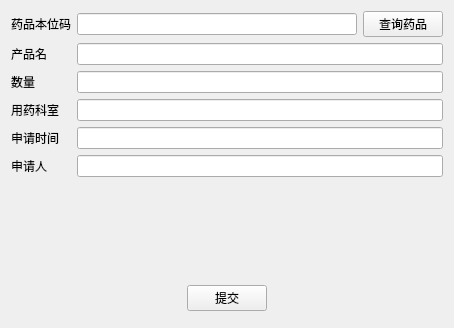
<?xml version="1.0" encoding="UTF-8"?>
<ui version="4.0">
 <class>application_record</class>
 <widget class="QWidget" name="application_record">
  <property name="geometry">
   <rect>
    <x>0</x>
    <y>0</y>
    <width>454</width>
    <height>328</height>
   </rect>
  </property>
  <property name="windowTitle">
   <string>Form</string>
  </property>
  <layout class="QVBoxLayout" name="verticalLayout">
   <item>
    <layout class="QFormLayout" name="formLayout">
     <item row="0" column="0">
      <widget class="QLabel" name="label">
       <property name="text">
        <string>药品本位码</string>
       </property>
      </widget>
     </item>
     <item row="1" column="0">
      <widget class="QLabel" name="label_2">
       <property name="text">
        <string>产品名</string>
       </property>
      </widget>
     </item>
     <item row="2" column="0">
      <widget class="QLabel" name="label_3">
       <property name="text">
        <string>数量</string>
       </property>
      </widget>
     </item>
     <item row="3" column="0">
      <widget class="QLabel" name="label_4">
       <property name="text">
        <string>用药科室</string>
       </property>
      </widget>
     </item>
     <item row="4" column="0">
      <widget class="QLabel" name="label_5">
       <property name="text">
        <string>申请时间</string>
       </property>
      </widget>
     </item>
     <item row="5" column="0">
      <widget class="QLabel" name="label_6">
       <property name="text">
        <string>申请人</string>
       </property>
      </widget>
     </item>
     <item row="0" column="1">
      <layout class="QHBoxLayout" name="horizontalLayout">
       <item>
        <widget class="QLineEdit" name="mid">
         <property name="readOnly">
          <bool>true</bool>
         </property>
        </widget>
       </item>
       <item>
        <widget class="QPushButton" name="select_mid">
         <property name="text">
          <string>查询药品</string>
         </property>
        </widget>
       </item>
      </layout>
     </item>
     <item row="1" column="1">
      <widget class="QLineEdit" name="ap_name">
       <property name="readOnly">
        <bool>true</bool>
       </property>
      </widget>
     </item>
     <item row="2" column="1">
      <widget class="QLineEdit" name="num"/>
     </item>
     <item row="3" column="1">
      <widget class="QLineEdit" name="destination"/>
     </item>
     <item row="4" column="1">
      <widget class="QLineEdit" name="date">
       <property name="readOnly">
        <bool>true</bool>
       </property>
      </widget>
     </item>
     <item row="5" column="1">
      <widget class="QLineEdit" name="staff">
       <property name="readOnly">
        <bool>true</bool>
       </property>
      </widget>
     </item>
    </layout>
   </item>
   <item>
    <layout class="QHBoxLayout" name="horizontalLayout_2">
     <property name="topMargin">
      <number>6</number>
     </property>
     <property name="bottomMargin">
      <number>6</number>
     </property>
     <item>
      <spacer name="horizontalSpacer">
       <property name="orientation">
        <enum>Qt::Horizontal</enum>
       </property>
       <property name="sizeHint" stdset="0">
        <size>
         <width>40</width>
         <height>20</height>
        </size>
       </property>
      </spacer>
     </item>
     <item>
      <widget class="QPushButton" name="commit">
       <property name="text">
        <string>提交</string>
       </property>
      </widget>
     </item>
     <item>
      <spacer name="horizontalSpacer_2">
       <property name="orientation">
        <enum>Qt::Horizontal</enum>
       </property>
       <property name="sizeHint" stdset="0">
        <size>
         <width>40</width>
         <height>20</height>
        </size>
       </property>
      </spacer>
     </item>
    </layout>
   </item>
  </layout>
 </widget>
 <resources/>
 <connections/>
</ui>
